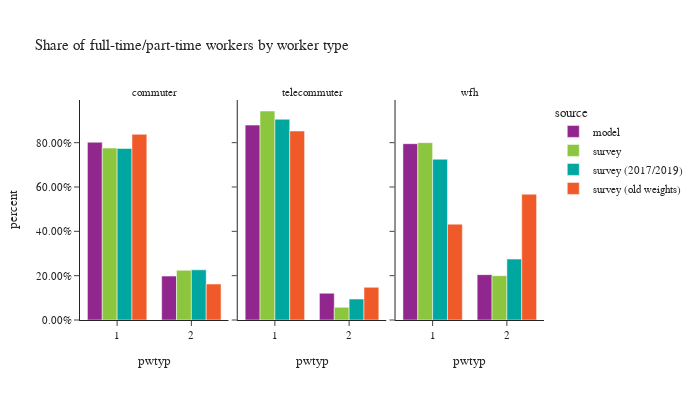

The notebook cell saved with this chart:
### Code cell
# worker counts by worker type
df_worker_count = workers.groupby(['source','worker_type','pwtyp'])['pdexpfac']. \
    sum().reset_index()
df_worker_count['percent'] = df_worker_count.groupby(['source','worker_type'], group_keys=False)['pdexpfac']. \
    apply(lambda x: x / float(x.sum()))

df_worker_count_ct = workers.groupby(['source','worker_type','pwtyp'])['pdexpfac'].count().reset_index(). \
    rename(columns={'pdexpfac':'sample count'})
df_worker_count = df_worker_count.merge(df_worker_count_ct, on=['source','worker_type','pwtyp']). \
    rename(columns={'pdexpfac':'total count'})

fig = px.bar(df_worker_count.sort_values(by=['source']), x='pwtyp', y="percent",
             facet_col="worker_type",color="source",hover_data=['sample count','total count'],
             barmode="group",
             title="Share of full-time/part-time workers by worker type")
fig.for_each_annotation(lambda a: a.update(text = a.text.split("=")[-1]))
fig.update_layout(height=400, width=700, font=dict(size=11),
                  yaxis_tickformat = '.2%')
fig.show()

### Figure 1 — Plotly figure (JSON) as saved in the notebook; plotly's stock layout.template omitted (floating-point values rounded to 4 significant figures)
{"data": [{"alignmentgroup": "True", "customdata": [[750500.0, 750500.0], [185400.0, 185400.0]], "hovertemplate": "source=model<br>worker_type=commuter<br>pwtyp=%{x}<br>percent=%{y}<br>sample count=%{customdata[0]}<br>total count=%{customdata[1]}<extra></extra>", "legendgroup": "model", "marker": {"color": "#91268F", "pattern": {"shape": ""}}, "name": "model", "offsetgroup": "model", "orientation": "v", "showlegend": true, "textposition": "auto", "type": "bar", "x": [1.0, 2.0], "xaxis": "x", "y": [0.8019, 0.1981], "yaxis": "y"}, {"alignmentgroup": "True", "customdata": [[148100.0, 148100.0], [20330.0, 20330.0]], "hovertemplate": "source=model<br>worker_type=telecommuter<br>pwtyp=%{x}<br>percent=%{y}<br>sample count=%{customdata[0]}<br>total count=%{customdata[1]}<extra></extra>", "legendgroup": "model", "marker": {"color": "#91268F", "pattern": {"shape": ""}}, "name": "model", "offsetgroup": "model", "orientation": "v", "showlegend": false, "textposition": "auto", "type": "bar", "x": [1.0, 2.0], "xaxis": "x2", "y": [0.8793, 0.1207], "yaxis": "y2"}, {"alignmentgroup": "True", "customdata": [[110900.0, 110900.0], [28530.0, 28530.0]], "hovertemplate": "source=model<br>worker_type=wfh<br>pwtyp=%{x}<br>percent=%{y}<br>sample count=%{customdata[0]}<br>total count=%{customdata[1]}<extra></extra>", "legendgroup": "model", "marker": {"color": "#91268F", "pattern": {"shape": ""}}, "name": "model", "offsetgroup": "model", "orientation": "v", "showlegend": false, "textposition": "auto", "type": "bar", "x": [1.0, 2.0], "xaxis": "x3", "y": [0.7953, 0.2047], "yaxis": "y3"}, {"alignmentgroup": "True", "customdata": [[404.0, 292000.0], [1652.0, 1008000.0]], "hovertemplate": "source=survey<br>worker_type=commuter<br>pwtyp=%{x}<br>percent=%{y}<br>sample count=%{customdata[0]}<br>total count=%{customdata[1]}<extra></extra>", "legendgroup": "survey", "marker": {"color": "#8CC63E", "pattern": {"shape": ""}}, "name": "survey", "offsetgroup": "survey", "orientation": "v", "showlegend": true, "textposition": "auto", "type": "bar", "x": [2.0, 1.0], "xaxis": "x", "y": [0.2245, 0.7755], "yaxis": "y"}, {"alignmentgroup": "True", "customdata": [[78.0, 10430.0], [664.0, 172000.0]], "hovertemplate": "source=survey<br>worker_type=telecommuter<br>pwtyp=%{x}<br>percent=%{y}<br>sample count=%{customdata[0]}<br>total count=%{customdata[1]}<extra></extra>", "legendgroup": "survey", "marker": {"color": "#8CC63E", "pattern": {"shape": ""}}, "name": "survey", "offsetgroup": "survey", "orientation": "v", "showlegend": false, "textposition": "auto", "type": "bar", "x": [2.0, 1.0], "xaxis": "x2", "y": [0.0572, 0.9428], "yaxis": "y2"}, {"alignmentgroup": "True", "customdata": [[613.0, 182600.0], [156.0, 45650.0]], "hovertemplate": "source=survey<br>worker_type=wfh<br>pwtyp=%{x}<br>percent=%{y}<br>sample count=%{customdata[0]}<br>total count=%{customdata[1]}<extra></extra>", "legendgroup": "survey", "marker": {"color": "#8CC63E", "pattern": {"shape": ""}}, "name": "survey", "offsetgroup": "survey", "orientation": "v", "showlegend": false, "textposition": "auto", "type": "bar", "x": [1.0, 2.0], "xaxis": "x3", "y": [0.8, 0.2], "yaxis": "y3"}, {"alignmentgroup": "True", "customdata": [[1573.0, 936900.0], [373.0, 273900.0]], "hovertemplate": "source=survey (2017/2019)<br>worker_type=commuter<br>pwtyp=%{x}<br>percent=%{y}<br>sample count=%{customdata[0]}<br>total count=%{customdata[1]}<extra></extra>", "legendgroup": "survey (2017/2019)", "marker": {"color": "#00A7A0", "pattern": {"shape": ""}}, "name": "survey (2017/2019)", "offsetgroup": "survey (2017/2019)", "orientation": "v", "showlegend": true, "textposition": "auto", "type": "bar", "x": [1.0, 2.0], "xaxis": "x", "y": [0.7738, 0.2262], "yaxis": "y"}, {"alignmentgroup": "True", "customdata": [[644.0, 154400.0], [71.0, 16110.0]], "hovertemplate": "source=survey (2017/2019)<br>worker_type=telecommuter<br>pwtyp=%{x}<br>percent=%{y}<br>sample count=%{customdata[0]}<br>total count=%{customdata[1]}<extra></extra>", "legendgroup": "survey (2017/2019)", "marker": {"color": "#00A7A0", "pattern": {"shape": ""}}, "name": "survey (2017/2019)", "offsetgroup": "survey (2017/2019)", "orientation": "v", "showlegend": false, "textposition": "auto", "type": "bar", "x": [1.0, 2.0], "xaxis": "x2", "y": [0.9055, 0.09449], "yaxis": "y2"}, {"alignmentgroup": "True", "customdata": [[600.0, 157800.0], [150.0, 59780.0]], "hovertemplate": "source=survey (2017/2019)<br>worker_type=wfh<br>pwtyp=%{x}<br>percent=%{y}<br>sample count=%{customdata[0]}<br>total count=%{customdata[1]}<extra></extra>", "legendgroup": "survey (2017/2019)", "marker": {"color": "#00A7A0", "pattern": {"shape": ""}}, "name": "survey (2017/2019)", "offsetgroup": "survey (2017/2019)", "orientation": "v", "showlegend": false, "textposition": "auto", "type": "bar", "x": [1.0, 2.0], "xaxis": "x3", "y": [0.7252, 0.2748], "yaxis": "y3"}, {"alignmentgroup": "True", "customdata": [[4772.0, 1042000.0], [746.0, 201700.0]], "hovertemplate": "source=survey (old weights)<br>worker_type=commuter<br>pwtyp=%{x}<br>percent=%{y}<br>sample count=%{customdata[0]}<br>total count=%{customdata[1]}<extra></extra>", "legendgroup": "survey (old weights)", "marker": {"color": "#F05A28", "pattern": {"shape": ""}}, "name": "survey (old weights)", "offsetgroup": "survey (old weights)", "orientation": "v", "showlegend": true, "textposition": "auto", "type": "bar", "x": [1.0, 2.0], "xaxis": "x", "y": [0.8378, 0.1622], "yaxis": "y"}, {"alignmentgroup": "True", "customdata": [[311.0, 101200.0], [66.0, 17520.0]], "hovertemplate": "source=survey (old weights)<br>worker_type=telecommuter<br>pwtyp=%{x}<br>percent=%{y}<br>sample count=%{customdata[0]}<br>total count=%{customdata[1]}<extra></extra>", "legendgroup": "survey (old weights)", "marker": {"color": "#F05A28", "pattern": {"shape": ""}}, "name": "survey (old weights)", "offsetgroup": "survey (old weights)", "orientation": "v", "showlegend": false, "textposition": "auto", "type": "bar", "x": [1.0, 2.0], "xaxis": "x2", "y": [0.8525, 0.1475], "yaxis": "y2"}, {"alignmentgroup": "True", "customdata": [[297.0, 39840.0], [271.0, 52290.0]], "hovertemplate": "source=survey (old weights)<br>worker_type=wfh<br>pwtyp=%{x}<br>percent=%{y}<br>sample count=%{customdata[0]}<br>total count=%{customdata[1]}<extra></extra>", "legendgroup": "survey (old weights)", "marker": {"color": "#F05A28", "pattern": {"shape": ""}}, "name": "survey (old weights)", "offsetgroup": "survey (old weights)", "orientation": "v", "showlegend": false, "textposition": "auto", "type": "bar", "x": [1.0, 2.0], "xaxis": "x3", "y": [0.4324, 0.5676], "yaxis": "y3"}], "layout": {"annotations": [{"font": {}, "showarrow": false, "text": "commuter", "x": 0.16, "xanchor": "center", "xref": "paper", "y": 1.0, "yanchor": "bottom", "yref": "paper"}, {"font": {}, "showarrow": false, "text": "telecommuter", "x": 0.5, "xanchor": "center", "xref": "paper", "y": 1.0, "yanchor": "bottom", "yref": "paper"}, {"font": {}, "showarrow": false, "text": "wfh", "x": 0.84, "xanchor": "center", "xref": "paper", "y": 1.0, "yanchor": "bottom", "yref": "paper"}], "barmode": "group", "font": {"size": 11}, "height": 400, "legend": {"title": {"text": "source"}, "tracegroupgap": 0}, "title": {"text": "Share of full-time/part-time workers by worker type"}, "width": 700, "xaxis": {"anchor": "y", "domain": [0.0, 0.32], "title": {"text": "pwtyp"}}, "xaxis2": {"anchor": "y2", "domain": [0.34, 0.66], "matches": "x", "title": {"text": "pwtyp"}}, "xaxis3": {"anchor": "y3", "domain": [0.68, 1.0], "matches": "x", "title": {"text": "pwtyp"}}, "yaxis": {"anchor": "x", "domain": [0.0, 1.0], "tickformat": ".2%", "title": {"text": "percent"}}, "yaxis2": {"anchor": "x2", "domain": [0.0, 1.0], "matches": "y", "showticklabels": false}, "yaxis3": {"anchor": "x3", "domain": [0.0, 1.0], "matches": "y", "showticklabels": false}}}
